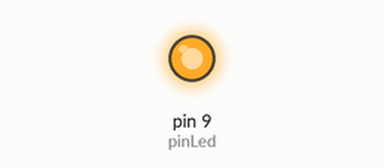
This sketch was run on a simulated Arduino Uno, built with avr-gcc and run on an emulated ATmega328P. Parts: output pins drawn as LEDs (lit = HIGH). What the sketch prints to the serial monitor is not drawn.

Above: at 0.1 s.
Timing chart, 0 to 1.6 s (numbered marks = the images above):
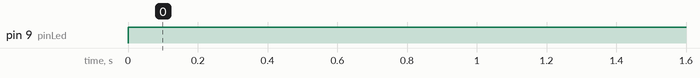

Measured:
- by itself, pin 9 (pinLed): LOW → HIGH at 0.00 s

The sketch:

arduino.ino
```cpp
int pinLed = 9;
int entrada=0, out=0;
int TiempoMuestreo = 0.01;       // tiempo de muestreo Se encuentra en milisegundos
unsigned long pasado = 0;     // tiempo pasado (Se hace para asegurar tiempo de muestreo)
unsigned long ahora;
float b1=0, b2=0.007459,b3=0.01492,b4=0.007459, a1=1.6719, a2=-1.014,  a3=0.2231;
float yi1=0, yi2=0 ,yi3=0, yi=0;
float ui=0, ui1=0,ui2=0,ui3=0;
int senal=0,resultado=0;


void setup(){
  Serial.begin(9600);
  pinMode(pinLed, OUTPUT);
}

void loop(){
  digitalWrite(pinLed, LOW);
  ahora = millis();
   // diferencia de tiempo actual- pasado
  int CambioTiempo = ahora - pasado;

 if (CambioTiempo >= TiempoMuestreo){

  if(Serial.available()){  ui=Serial.read(); }
  senal=ui;

  yi=(b1*ui)+(b2*ui1)+(b3*ui2)+(b4*ui3)+(a1*yi1)+(a2*yi2)+(a3*yi3);
  // yi=(b2*ui1)+(b3*ui2)+(a1*yi1)+(a2*yi2);
  resultado=  yi;

  digitalWrite(pinLed, HIGH);

  ui1=ui;
  ui2=ui1;
  yi1=yi;
  yi2=yi1;

 // Serial.print("(");
//  Serial.print(senal);
   Serial.println(resultado);

 //   Serial.print(")");
delay (50);
  pasado = ahora;
}
}
```
